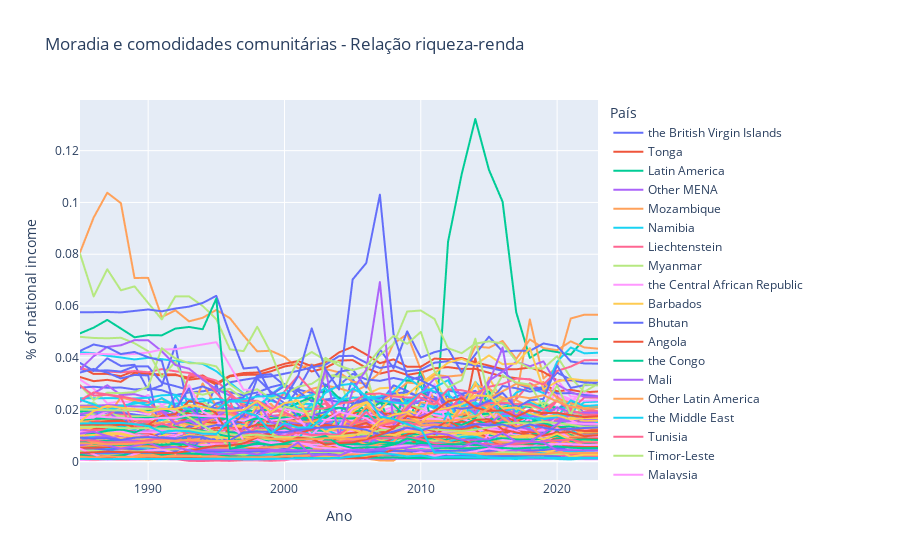

Notebook code cell kept with this figure:
### Markdown cell above
### 1 - Comparando todos os paises

### Code cell
fig = px.line(df_wir, 
              x='ano', 
              y='valor', 
              color='pais', 
              title="Moradia e comodidades comunitárias - Relação riqueza-renda",
              labels={
                  "valor": "% of national income",
                  "ano": "Ano",
                  "pais": "País"
              })

fig.show()
